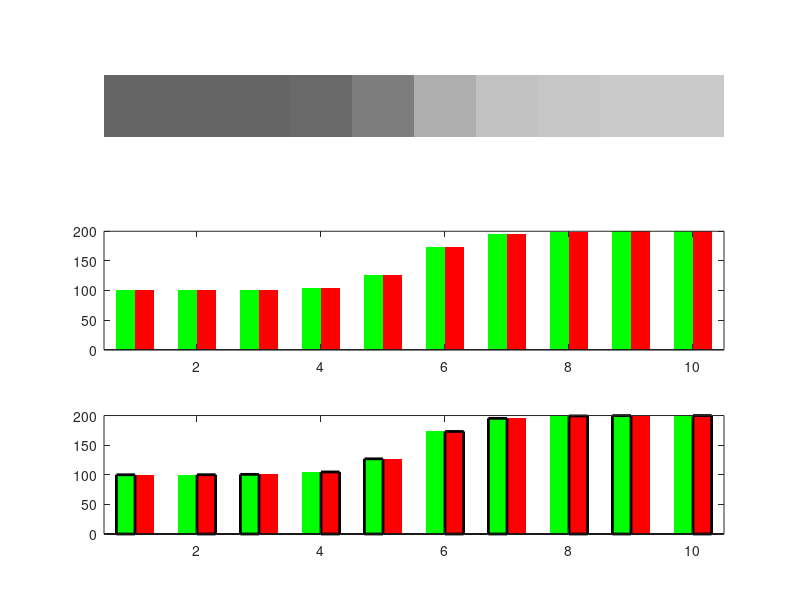
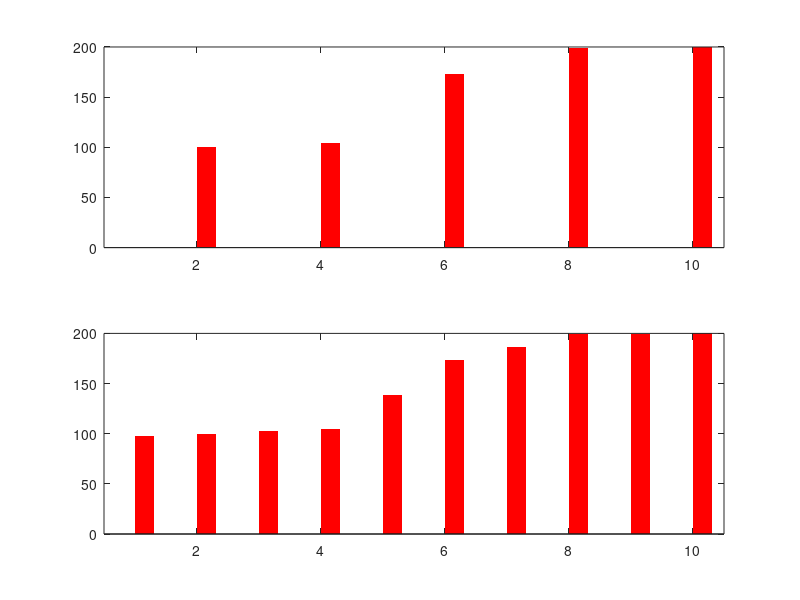
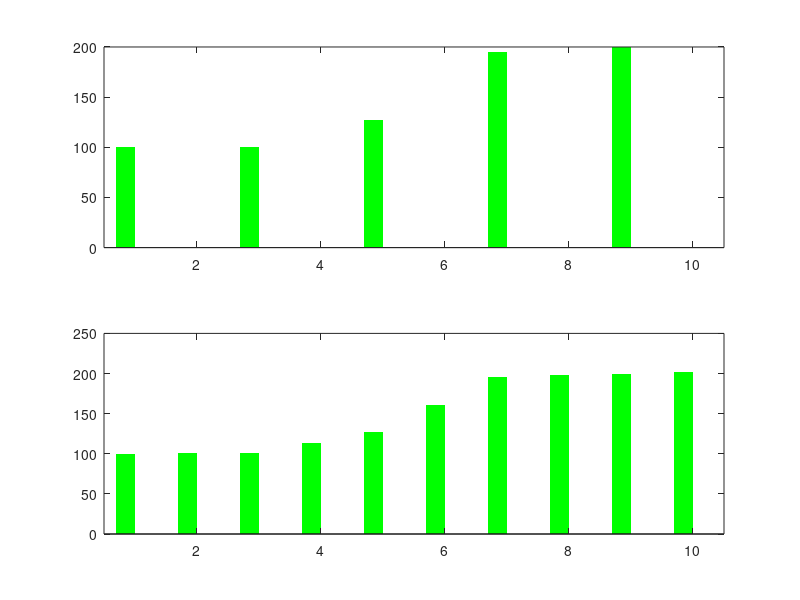
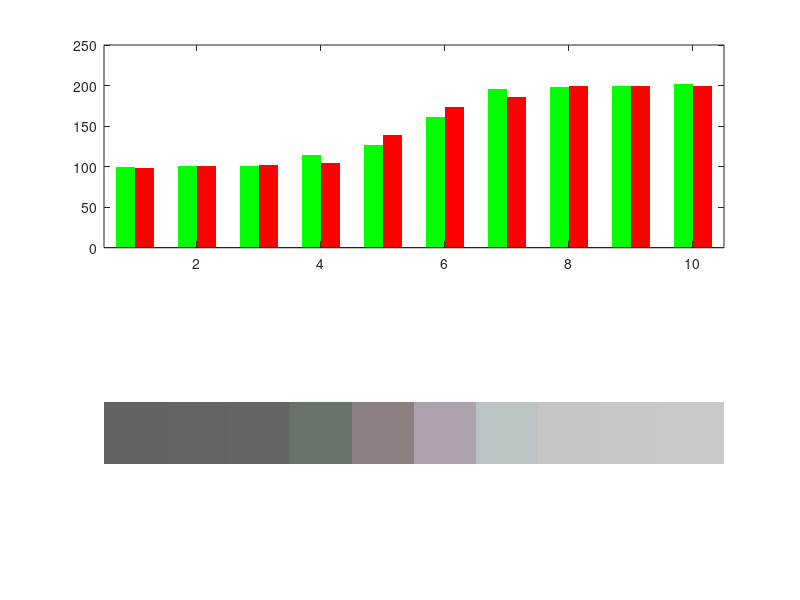

MATLAB code for these plots, in order:
% 1d color aliasing example
%
% GRGRGR...

t = (1:10)';
% signal = 100+cat(2,t>5,t>5,t*0)*100;
sigmoid = 1./(1+exp(-2*(t-5.5)));
signal = 100+cat(2,sigmoid,sigmoid,t*0)*100;

samplesR = 2:2:10;
samplesG = 1:2:10;

samplesR_plotX = cat(1,samplesR,samplesR,nan(size(samplesR)));
samplesR_plotY = cat(1,zeros(size(samplesR)),signal(samplesR),nan(size(samplesR)));
samplesG_plotX = cat(1,samplesG,samplesG,nan(size(samplesG)));
samplesG_plotY = cat(1,zeros(size(samplesG)),signal(samplesG),nan(size(samplesG)));

figure(1)
subplot(3,1,1)
imshow(uint8(signal(:,1)'))
colormap gray

barWidth = 0.3;

subplot(3,1,2)
b = bar(t-barWidth/2,signal(:,1),barWidth,'g','LineStyle','none');
hold on
bar(t+barWidth/2,signal(:,2),barWidth,'r','LineStyle','none')
% plot(samplesR_plotX(:),samplesR_plotY(:),'r')
% plot(samplesG_plotX(:),samplesG_plotY(:),'g')
hold off
xlim([0.5,10.5])

subplot(3,1,3)
bar(t-barWidth/2,signal(:,1),barWidth,'g','LineStyle','none')
hold on
bar(t+barWidth/2,signal(:,2),barWidth,'r','LineStyle','none')
bar(t(samplesG)-barWidth/2,signal(samplesG,1),barWidth/2,'g','LineWidth',2)
bar(t(samplesR)+barWidth/2,signal(samplesR,2),barWidth/2,'r','LineWidth',2)
hold off
xlim([0.5,10.5])

sampInterpR = interp1(t(samplesR)+barWidth/2,signal(samplesR,2),t+barWidth/2,...
	'linear','extrap');
sampInterpG = interp1(t(samplesG)-barWidth/2,signal(samplesG,2),t-barWidth/2,...
	'linear','extrap');

figure(2)
subplot(2,1,1)
bar(t(samplesR)+barWidth/2,signal(samplesR,2),barWidth/2,'r','LineStyle','none')
xlim([0.5,10.5])

subplot(2,1,2)
bar(t+barWidth/2,sampInterpR,barWidth,'r','LineStyle','none')
xlim([0.5,10.5])

figure(3)
subplot(2,1,1)
bar(t(samplesG)-barWidth/2,signal(samplesG,2),barWidth/2,'g','LineStyle','none')
xlim([0.5,10.5])

subplot(2,1,2)
bar(t-barWidth/2,sampInterpG,barWidth,'g','LineStyle','none')
xlim([0.5,10.5])

figure(4)
subplot(2,1,1)
bar(t+barWidth/2,sampInterpR,barWidth,'r','LineStyle','none')
hold on
bar(t-barWidth/2,sampInterpG,barWidth,'g','LineStyle','none')
hold off
xlim([0.5,10.5])

subplot(2,1,2)
imshow(uint8(cat(3,sampInterpR',sampInterpG',signal(:,1)')))